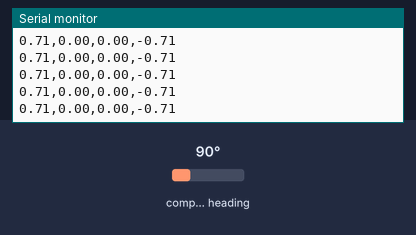
The sketch below on a simulated Arduino Uno, built with avr-gcc and run on an emulated ATmega328P. On the bench: the last lines printed to the serial monitor. Inputs (shaded band) come from the test bench; at power-on: compass heading 90°.

Above: at 2.2 s.
2.3 s: compass heading set to 7°
At 2.33 s:
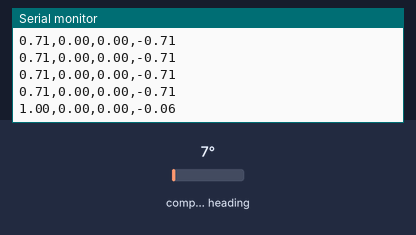
3.8 s: compass heading set to 180°
At 3.86 s:
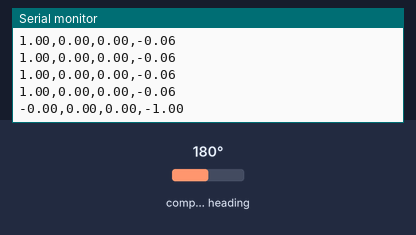
Timing chart, 0 to 6.8 s (numbered marks = the images above; inputs shaded):
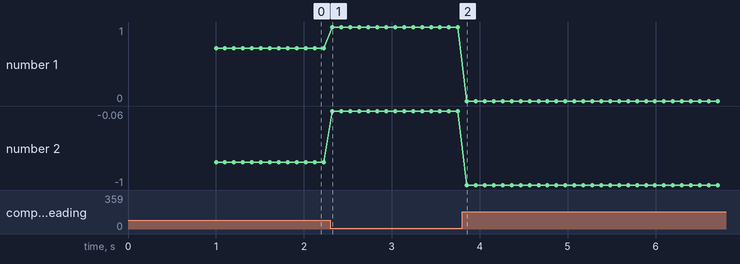

The sketch:

IMU_data_acquisition_quaternion.ino
```cpp
/* This code reads [QUATERNIONS] data from the BNO055 IMU Sensor
*/

// Libraries
#include <Wire.h> // This library allows to communicate with I2C / TWI devices.
#include <Adafruit_Sensor.h> // Library with drivers that are based on the Adafruit Unified Sensor Driver
#include <Adafruit_BNO055.h> // This is a library for the BNO055 orientation sensor
#include <utility/imumaths.h> // Inertial Measurement Unit Maths Library (it includes matrix.h, quaternions.h and vector.h)
#include <math.h> // Math functions

// Global parameters and objects
#define BNO055_SAMPLERATE_DELAY_MS (100) // Define how fast the sensor sample rate (sample every 100 ms)

Adafruit_BNO055 IMU = Adafruit_BNO055(); // Create IMU object and set what the object is


void setup() {
  // Set the baud rate speed. This is how fast the data is to be sent through the USB connection
  Serial.begin(115200);

  // Start the IMU sensor
  IMU.begin();

  // Wait 1000 ms to ensure the sensor starts correctly
  delay(1000);

  // Change the time clock on the chip to the time clock on board of the IMU
  IMU.setExtCrystalUse(true);

}

void loop() {

  // Work with the imu sensor from Adafruit library
  // Go to BNO055's 'imu' and bring back a vector of 4 components into 'quat' (quaternion) for the specific object IMU
  imu::Quaternion quat=IMU.getQuat();

  // Print Quaternion data
  Serial.print(quat.w()); // Real part
  Serial.print(",");
  Serial.print(quat.x()); // 'i'
  Serial.print(",");
  Serial.print(quat.y()); // 'j'
  Serial.print(",");
  Serial.println(quat.z()); // 'k'

  // Wait the specified delay before requesting next data
  delay(BNO055_SAMPLERATE_DELAY_MS);

}
```

Measured:
- after the input at 2.3 s, the serial monitor: prints a new line at once (image 1)
- after the input at 3.8 s, the serial monitor: prints a new line after 0.05 s (image 2)
- plotted number 1: 0.71 → 1 after the input at 2.3 s
- plotted number 2: -0.71 → -0.06 after the input at 2.3 s, -0.06 → -1 after the input at 3.8 s
